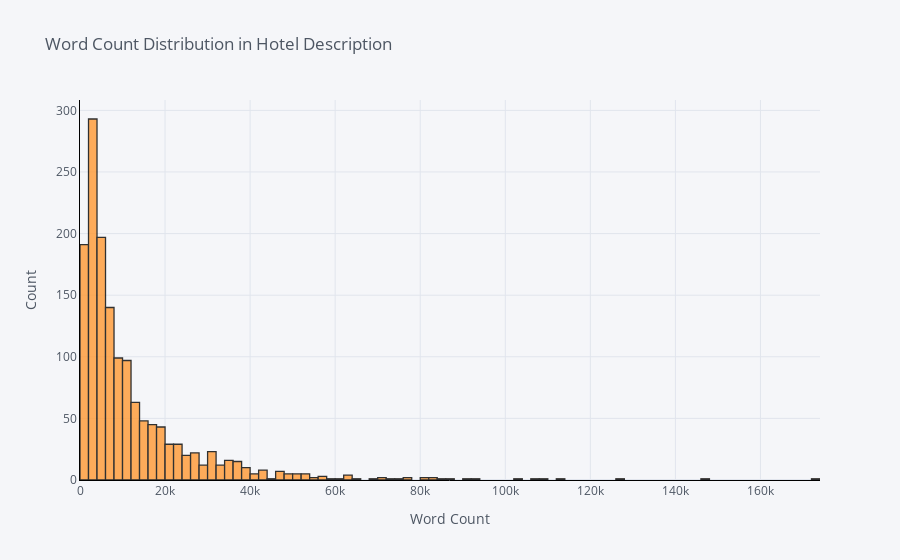

Notebook code for this chart:
### Code cell
hotel_review['word_count'].iplot(
    kind='hist',
    bins = 100,
    linecolor='black',
    xTitle='Word Count',
    yTitle='Count',
    title='Word Count Distribution in Hotel Description')

### Figure 1 — Plotly figure (JSON) as saved in the notebook; plotly's stock layout.template omitted (floating-point values rounded to 4 significant figures; data arrays with more than 128 entries replaced by an {"elided": "..."} marker saying what was removed)
{"data": [{"histfunc": "count", "histnorm": "", "marker": {"color": "rgba(255, 153, 51, 1.0)", "line": {"color": "#000000", "width": 1.3}}, "name": "word_count", "nbinsx": 100, "opacity": 0.8, "orientation": "v", "type": "histogram", "x": {"elided": "1474 int values"}}], "layout": {"barmode": "overlay", "legend": {"bgcolor": "#F5F6F9", "font": {"color": "#4D5663"}}, "paper_bgcolor": "#F5F6F9", "plot_bgcolor": "#F5F6F9", "title": {"font": {"color": "#4D5663"}, "text": "Word Count Distribution in Hotel Description"}, "xaxis": {"gridcolor": "#E1E5ED", "linecolor": "black", "showgrid": true, "tickfont": {"color": "#4D5663"}, "title": {"font": {"color": "#4D5663"}, "text": "Word Count"}, "zerolinecolor": "#E1E5ED"}, "yaxis": {"gridcolor": "#E1E5ED", "linecolor": "black", "showgrid": true, "tickfont": {"color": "#4D5663"}, "title": {"font": {"color": "#4D5663"}, "text": "Count"}, "zerolinecolor": "#E1E5ED"}}}
